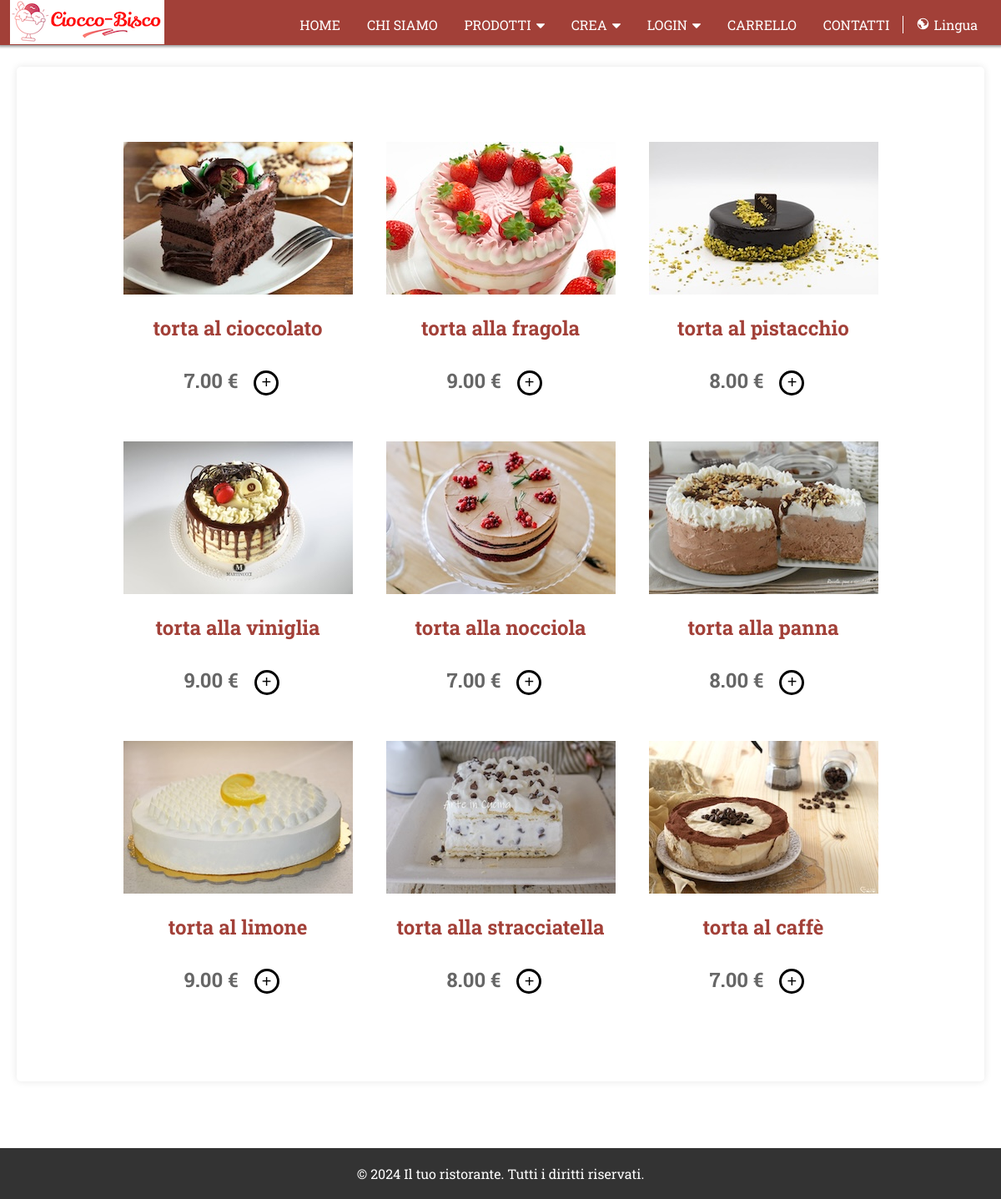
The app's page /progettoPHP/elencoprodotti.php?prodotto=2 with its own data.
### tables this page shows
CREATE TABLE `gusti` (
  `id` int(11) unsigned NOT NULL AUTO_INCREMENT,
  `g_nome` varchar(40) NOT NULL,
  `g_titolo` varchar(255) NOT NULL,
  `g_desc` varchar(255) NOT NULL,
  `g_prezzo` decimal(10,2) NOT NULL,
  `g_moneta` varchar(11) NOT NULL,
  `g_name` varchar(40) NOT NULL,
  `g_title` varchar(255) NOT NULL,
  `g_descr` varchar(255) NOT NULL,
  `g_price` decimal(10,2) NOT NULL,
  `g_money` varchar(11) NOT NULL,
  `g_image` varchar(200) NOT NULL,
  `g_tipo` int(11) NOT NULL,
  PRIMARY KEY (`id`)
);

### progettoPHP/elencoprodotti.php (the view, shortened to what this page needs)
<!DOCTYPE html>
<html>
<?php include 'header.php'; ?>
<?php
$prodotto = $_GET['prodotto'];
$query = "SELECT * FROM gusti where g_tipo='$prodotto';";
$result = $Dbconn->query($query);
?>
<body>
    <div class="container">
        <div class="contenuto">
            <div class="grid">
                <?php while ($row = $result->fetch_assoc()) {
                    $titolo = $row['g_titolo'];
                    $nomegusto = $row['g_nome'];
                    $prezzo = $row['g_prezzo'];
                    $moneta = $row['g_moneta'];
                    $imagePath = $row['g_image'];
                    ?>
                     <div class="col-33.33">
                        <?php
                        echo '<a href="ingredienti.php?gusto=' . $nomegusto . '" >';
                        echo '<img src="' . $imagePath . '" alt="' . $nomegusto . '" title="' . $nomegusto . '"height="150"> </a>'; ?>
                        <div class="product-container">
                            <?php
                            echo '<a href="ingredienti.php?gusto=' . $nomegusto . '" >';
                            echo "<h6>$titolo</h6> </a>";
                            echo "<p><span id='price'>$prezzo </span>  $moneta</p>";
                            ?>
                            <form action="cart.php" method="post">
                                <button type="submit" class="round-button-cart" name="add">+</button>
                            </form>
                        </div>
                </div>
                <?php
                }
                $Dbconn->close(); ?>
        </div>
    </div>
    </div>
</body>
<?php include 'footer.php'; ?>
</html>

### progettoPHP/style.css (style rules this page uses)
html, body, div, span, applet, object, iframe, h1, h2, h3, h4, h5, h6, p, blockquote, pre, a, abbr, acronym, address, big, cite, code, del, dfn, em, font, img, ins, kbd, q, s, samp, small, strike, strong, sub, sup, tt, var, b, u, i, center, dl, dt, dd, ol, ul, li, fieldset, form, label, legend, table, caption, tbody, tfoot, thead, tr, th, td, video { margin: 0; padding: 0; border: 0; outline: 0; font-size: 100%; vertical-align: baseline; background: transparent; }
img { max-width: 100%; height: auto; }
a { text-decoration:none; }
html,body { font-family: 'Roboto Slab', serif; color:#666 ; height:100%; width:100%; }
.container .contenuto { max-width:1200px; padding: 70px 10px; margin: 20px auto; justify-content: space-evenly; background-color: #fff; border-radius: 5px; box-shadow: 0 0 10px rgba(0, 0, 0, 0.1); display: flex; }
.round-button-cart { background-color: white; border: none; border-style: solid; color: black; font-size: 20px; width: 30px; height: 30px; border-radius: 50%; cursor: pointer; display: flex; justify-content: center; align-items: center; transition: background-color 0.3s; margin:15px; }
.container { max-width: 2000px; padding: 60px 20px; background-color: #fff; border-radius: 5px; }
.product-container { text-align: center; }
.product-container p { display: inline; font-size: 1.5em; margin-block-start: 0.83em; margin-block-end: 0.83em; margin-inline-start: 0px; margin-inline-end: 0px; font-weight: bold; }
.product-container form { display: inline-block; }
.container .contenuto a { color:#A24038; text-decoration: underline; font-weight: bold; }
.grid { margin: 0 auto; padding: 0 15px; max-width: 1250px; display:flex; flex-flow: row; flex-wrap: wrap; justify-content: center; }
[class *='col-'] { position: relative;padding:20px 20px; }
.grid h6 { display: block; font-size: 1.5em; margin-block-start: 0.83em; margin-block-end: 0.83em; margin-inline-start: 0px; margin-inline-end: 0px; font-weight: bold; unicode-bidi: isolate; }
.grid a:link, a:visited { text-decoration: none }

### records on screen
gusti: g_image+g_nome (picture), g_titolo "torta al cioccolato", g_prezzo "7.00", g_moneta "€"
gusti: g_image+g_nome (picture), g_titolo "torta alla fragola", g_prezzo "9.00", g_moneta "€"
gusti: g_image+g_nome (picture), g_titolo "torta al pistacchio", g_prezzo "8.00", g_moneta "€"
gusti: g_image+g_nome (picture), g_titolo "torta alla viniglia", g_prezzo "9.00", g_moneta "€"
gusti: g_image+g_nome (picture), g_titolo "torta alla nocciola", g_prezzo "7.00", g_moneta "€"
gusti: g_image+g_nome (picture), g_titolo "torta alla panna", g_prezzo "8.00", g_moneta "€"
gusti: g_image+g_nome (picture), g_titolo "torta al limone", g_prezzo "9.00", g_moneta "€"
gusti: g_image+g_nome (picture), g_titolo "torta alla stracciatella", g_prezzo "8.00", g_moneta "€"
gusti: g_image+g_nome (picture), g_titolo "torta al caffè", g_prezzo "7.00", g_moneta "€"
